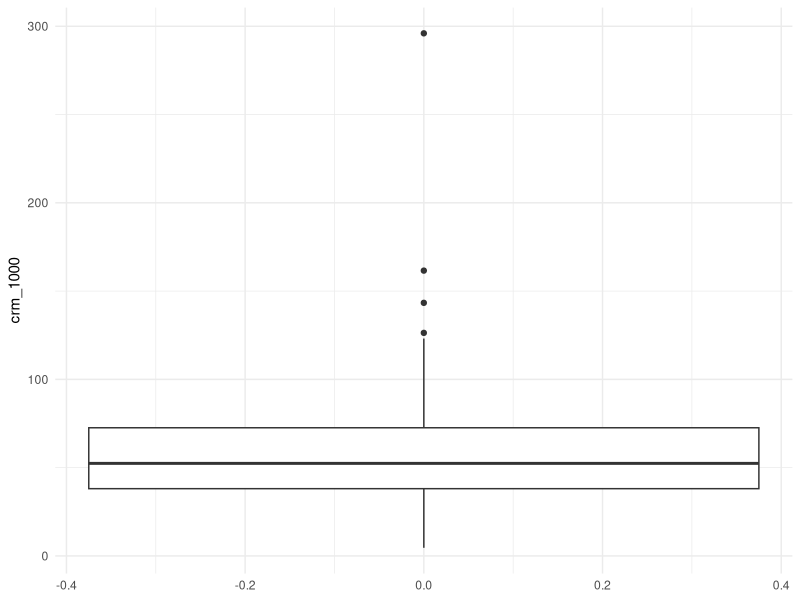
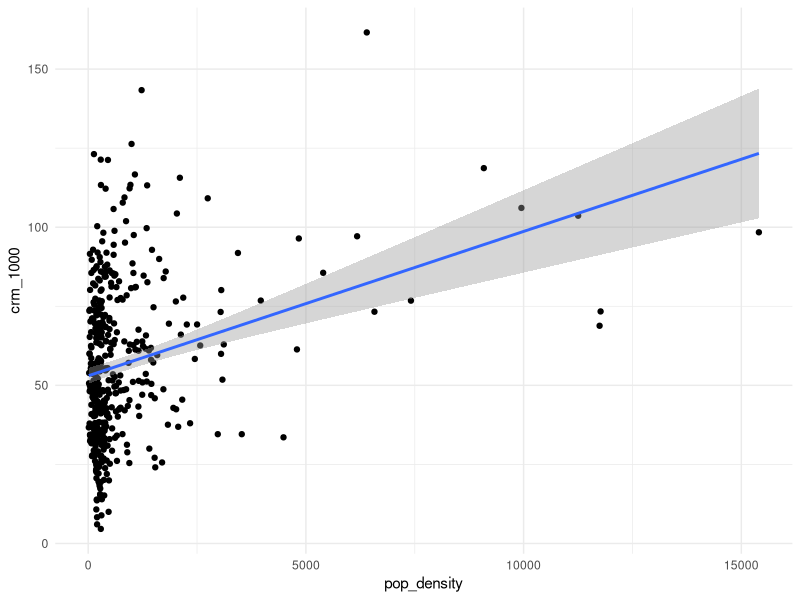
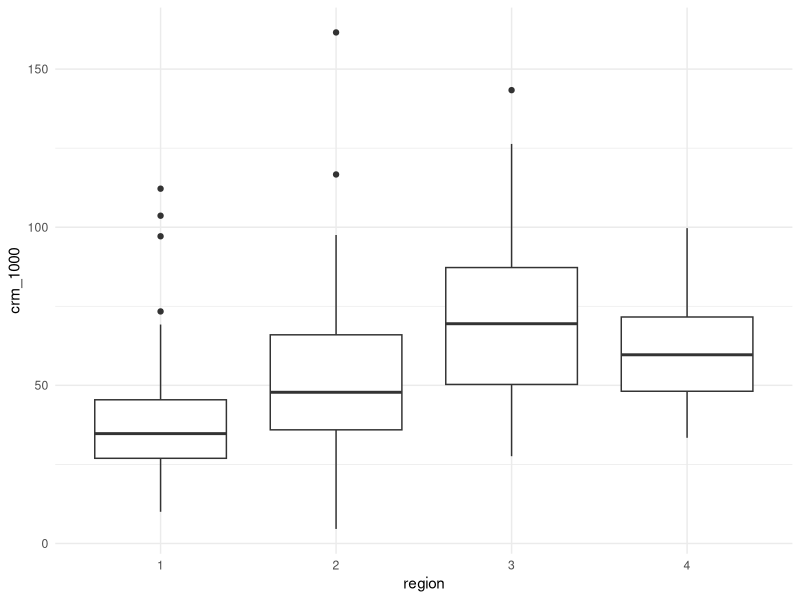
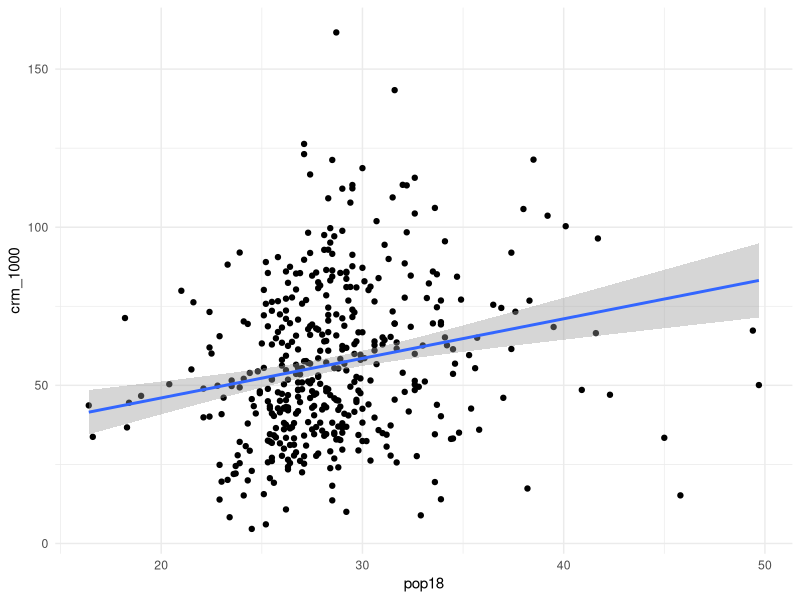
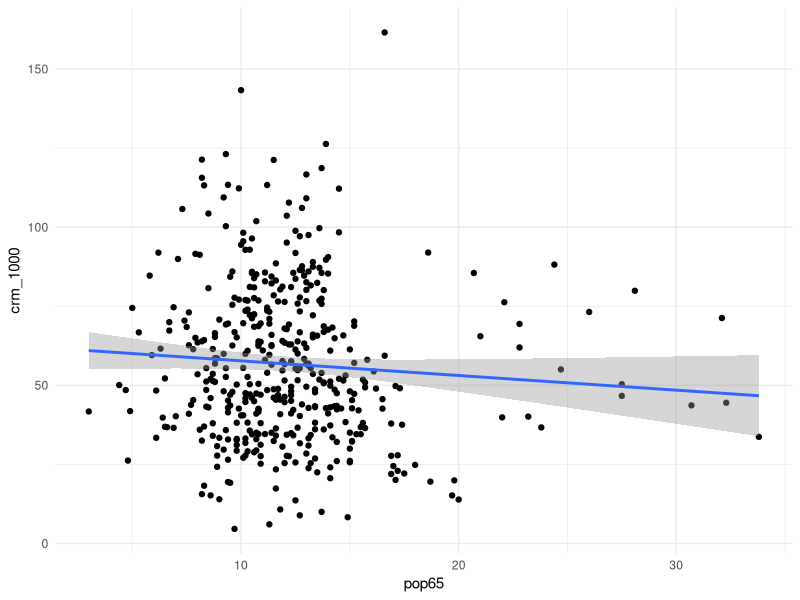
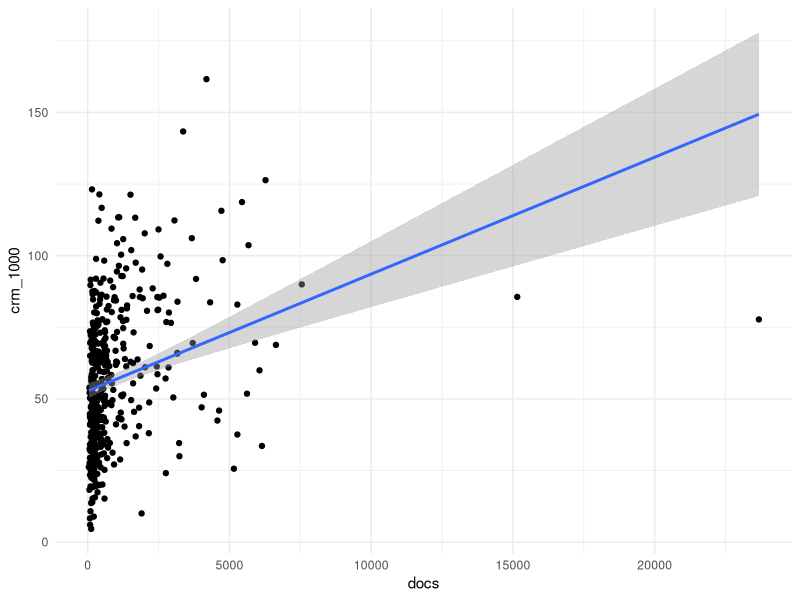
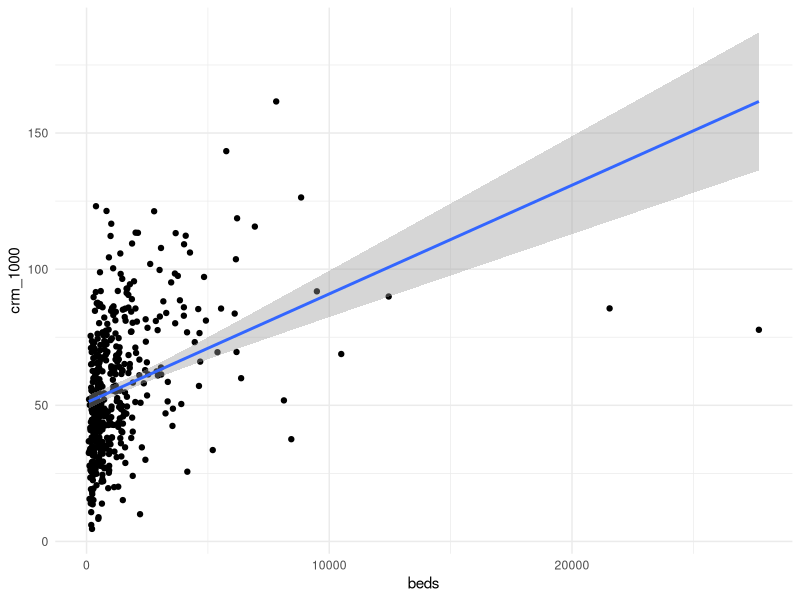

Write the R code that produced these figures, in order.
## ---- chunk 1
library(tidyverse)

knitr::opts_chunk$set(
  fig.width = 6,
  fig.asp = .6,
  out.width = "90%"
)

theme_set(theme_minimal() + theme(legend.position = "bottom"))

options(
  ggplot2.continuous.colour = "viridis",
  ggplot2.continuous.fill = "viridis"
)

scale_colour_discrete = scale_colour_viridis_d
scale_fill_discrete = scale_fill_viridis_d

set.seed(1)
## ---- chunk 2
#Load data
crime_df = 
  read_csv("cdi.csv") %>% 
  mutate(
    region = factor(region),
    pop_density = pop / area,
    crm_1000 = 1000 * crimes / pop
  )
## ---- chunk 3
crime_df %>% 
  ggplot(aes(y = crm_1000)) +
  geom_boxplot()

crime_df =
  crime_df %>% 
  filter(crm_1000 < 200)
## ---- chunk 4
crime_df %>% 
  ggplot(aes(x = pop_density, y = crm_1000)) +
  geom_point() +
  geom_smooth(method = "lm")

lm_pop_density = lm(crm_1000 ~ pop_density, data = crime_df)

lm_pop_density %>% 
  broom::tidy()
## ---- chunk 5
crime_df %>% 
  ggplot(aes(x = region, y = crm_1000)) +
  geom_boxplot() +
  geom_smooth(method = "lm")

lm_region = lm(crm_1000 ~ region, data = crime_df)

lm_region %>% 
  broom::tidy()
## ---- chunk 6
crime_df %>% 
  ggplot(aes(x = pop18, y = crm_1000)) +
  geom_point() +
  geom_smooth(method = "lm")

lm_pop18 = lm(crm_1000 ~ pop18, data = crime_df)

lm_pop18 %>% 
  broom::tidy()
## ---- chunk 7
crime_df %>% 
  ggplot(aes(x = pop65, y = crm_1000)) +
  geom_point() +
  geom_smooth(method = "lm")

lm_pop65 = lm(crm_1000 ~ pop65, data = crime_df)

lm_pop65 %>% 
  broom::tidy()
## ---- chunk 8
crime_df %>% 
  #filter(docs < 10000) %>% 
  ggplot(aes(x = docs, y = crm_1000)) +
  geom_point() +
  geom_smooth(method = "lm")

lm_docs = lm(crm_1000 ~ docs, data = crime_df)

lm_docs %>% 
  broom::tidy()
## ---- chunk 9
crime_df %>% 
  #filter(beds < 20000) %>% 
  ggplot(aes(x = beds, y = crm_1000)) +
  geom_point() +
  geom_smooth(method = "lm")

lm_beds = lm(crm_1000 ~ beds, data = crime_df)

lm_beds %>% 
  broom::tidy()
